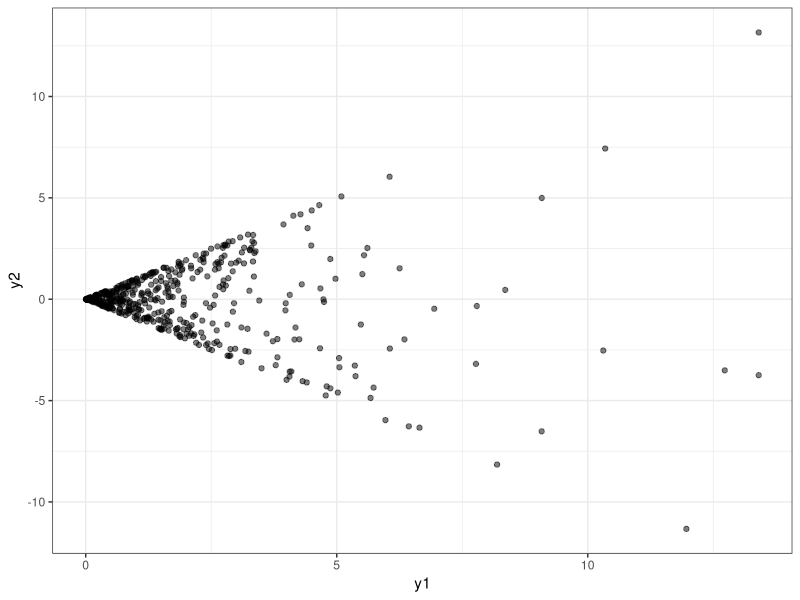
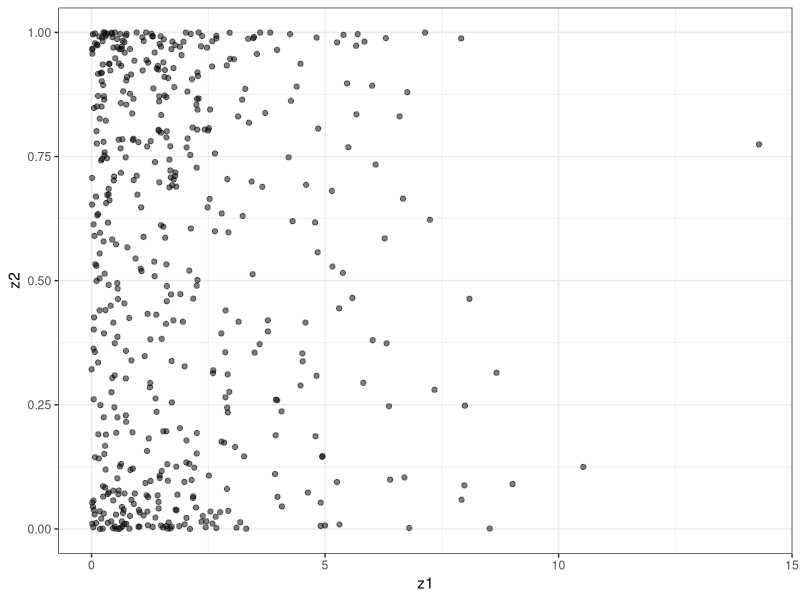
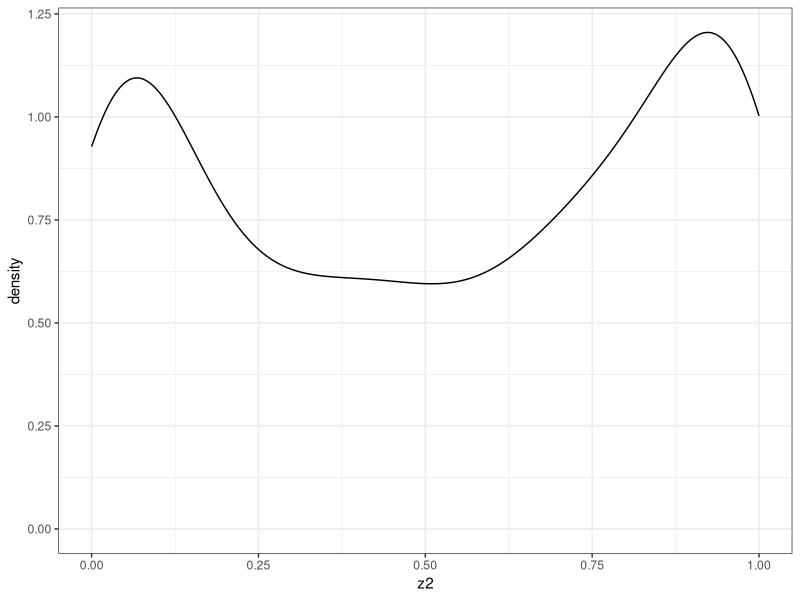

These figures' R source, in order:
## ---- chunk 1
  
  library(ggplot2)
  sample_size <- 500

  x1 <- rgamma(n = sample_size, shape = 1/2, scale = 2)
  x2 <- rgamma(n = sample_size, shape = 1/2, scale = 2)
  
  y1 <- x1 + x2
  y2 <- x1 - x2
  
  ggplot() + geom_point(aes(x = y1, y = y2), alpha = 0.5) +
    theme_bw()

  cor(y1,y2)
  
## ---- chunk 2
  
  sample_size <- 500

  x1 <- rgamma(n = sample_size, shape = 1/2, scale = 2)
  x2 <- rgamma(n = sample_size, shape = 1/2, scale = 2)
  
  z1 <- x1 + x2
  z2 <- x1 / (x1 + x2)
  
  ggplot() + geom_point(aes(x = z1, y = z2), alpha = 0.5) +
    theme_bw()

  cor(z1,z2)
  
## ---- chunk 3
  
  ggplot() + 
    geom_density(aes(x = z2)) +
    theme_bw()
  
